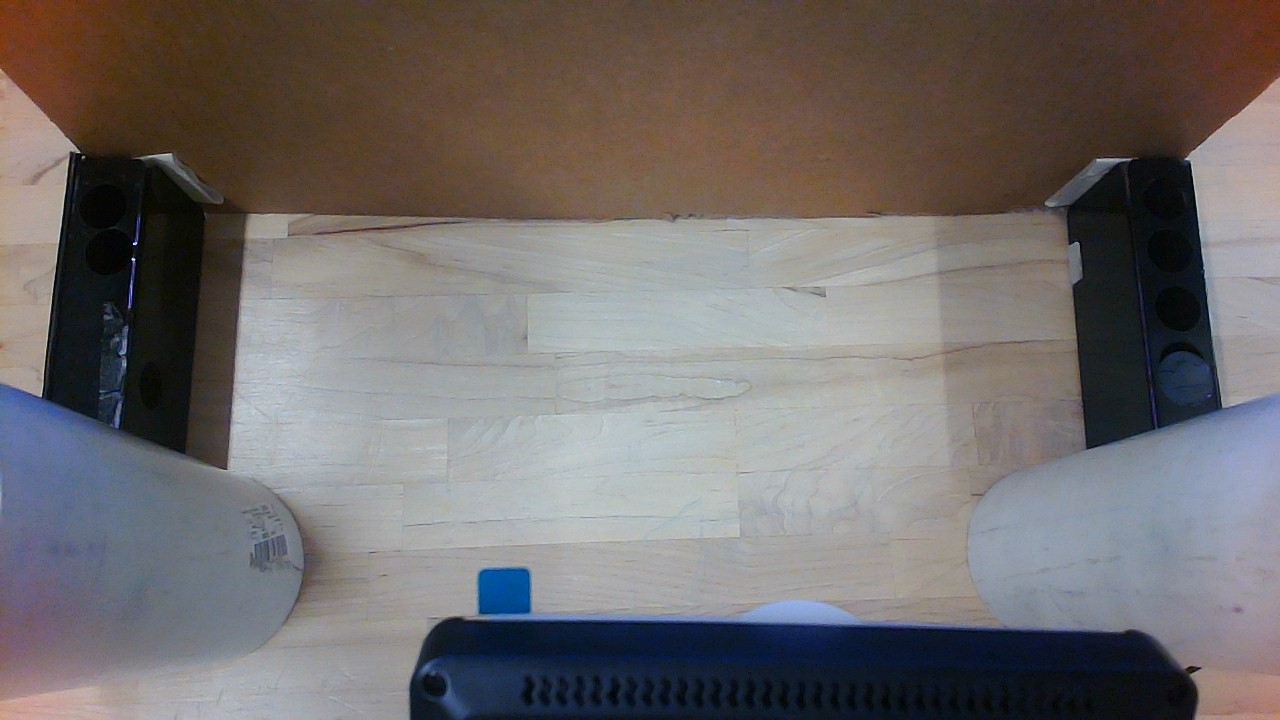
#> input picture test_images/black.jpg, 1280 x 720 px, given in place of the camera; the run also reads 1 picture not shown here
$ python TIC2023.py
#> lines starting #> are read from the running program, lines starting #| are printed output that depends on the picture; after the words box and inside, x2 and y2 are one past the last pixel; in counts of white or black regions, pixels touching at a corner belong together
import cv2
import numpy as np
import time
import math


# Change the frame settings and print results to console
#configure for live / not live
is_run_as_loop = True
pic_path = 'red2.jpg'


print (f"loop: {is_run_as_loop}")
looping = True

if is_run_as_loop:
    sleep_time = 0.2
else:
    sleep_time = 7


if is_run_as_loop:
    cap = cv2.VideoCapture(1)

    if not cap.isOpened():
        print("Cannot open camera")
        exit()

    print ("Changing frame settings:")
    print (cap.set(3, 1280.0))
    print (cap.set(4, 960.0))

# Run in a loop until the user decides to exit
while looping:
    # Capture frame-by-frame

    if is_run_as_loop:
        ret, frame = cap.read()
#> frame is the input picture: shape (720, 1280, 3); mean B, G, R 107.4, 108, 112.6
    else:
        looping = False
        ret = True
        frame = cv2.imread(pic_path,cv2.IMREAD_UNCHANGED)
    # If frame is read correctly ret is True
    if not ret:
        print("Can't receive frame (stream end?). Exiting ...")
        break

    black = cv2.imread("pure-white-background-85a2a7fd.jpg")

    newgray = cv2.cvtColor(frame, cv2.COLOR_BGR2GRAY)

    alpha = 3 # Contrast control
    beta = 5 # Brightness control

    # call convertScaleAbs function
    adjusted = cv2.convertScaleAbs(newgray, alpha=alpha, beta=beta)

    kernel = np.float32([[0,0,0],[-2,1,-1],[1.2,1.3,0.7]])
    img_out = cv2.filter2D(adjusted,-1,kernel)
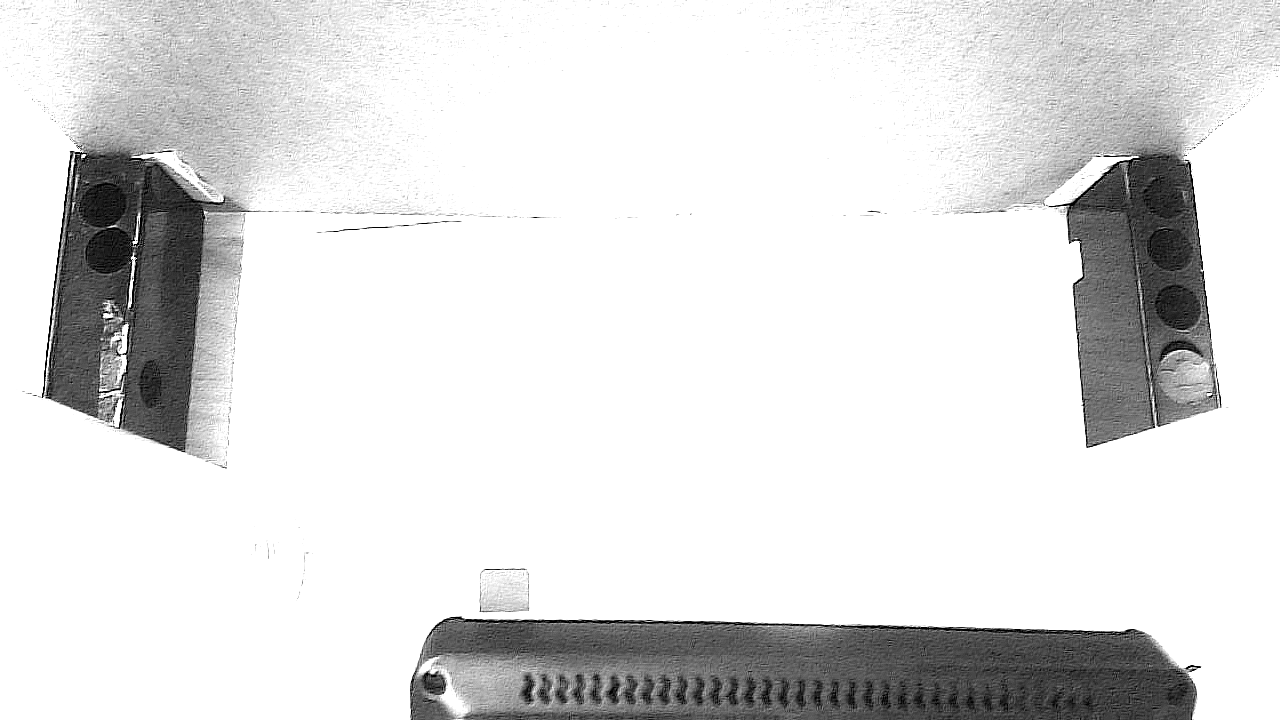
#> img_out: shape (720, 1280); min 0, max 255, mean 222.6

    thresh = cv2.adaptiveThreshold(adjusted, 255, cv2.ADAPTIVE_THRESH_MEAN_C,
                                cv2.THRESH_BINARY_INV, blockSize=15, C=9)
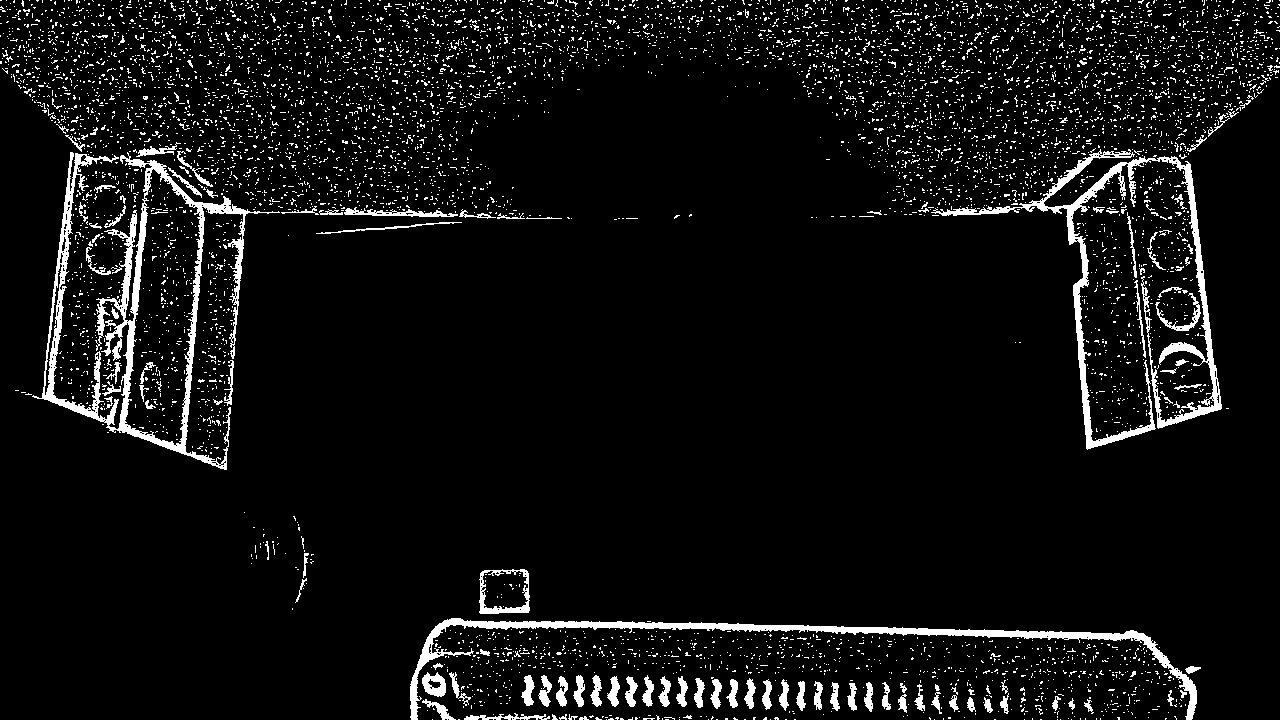
#> thresh: shape (720, 1280); 6.3% white; 6704 white regions (6570 under 20 px), largest, box (x1, y1, x2, y2) and area: (32, 152, 280, 470) 10023, (931, 149, 1222, 450) 7515, (410, 618, 1197, 720) 6256

    # Invert the binary image
    thresh = cv2.bitwise_not(thresh)
    kernel = np.ones((4,3), np.uint8)

    eroded_img = cv2.erode(thresh, kernel, iterations=6)
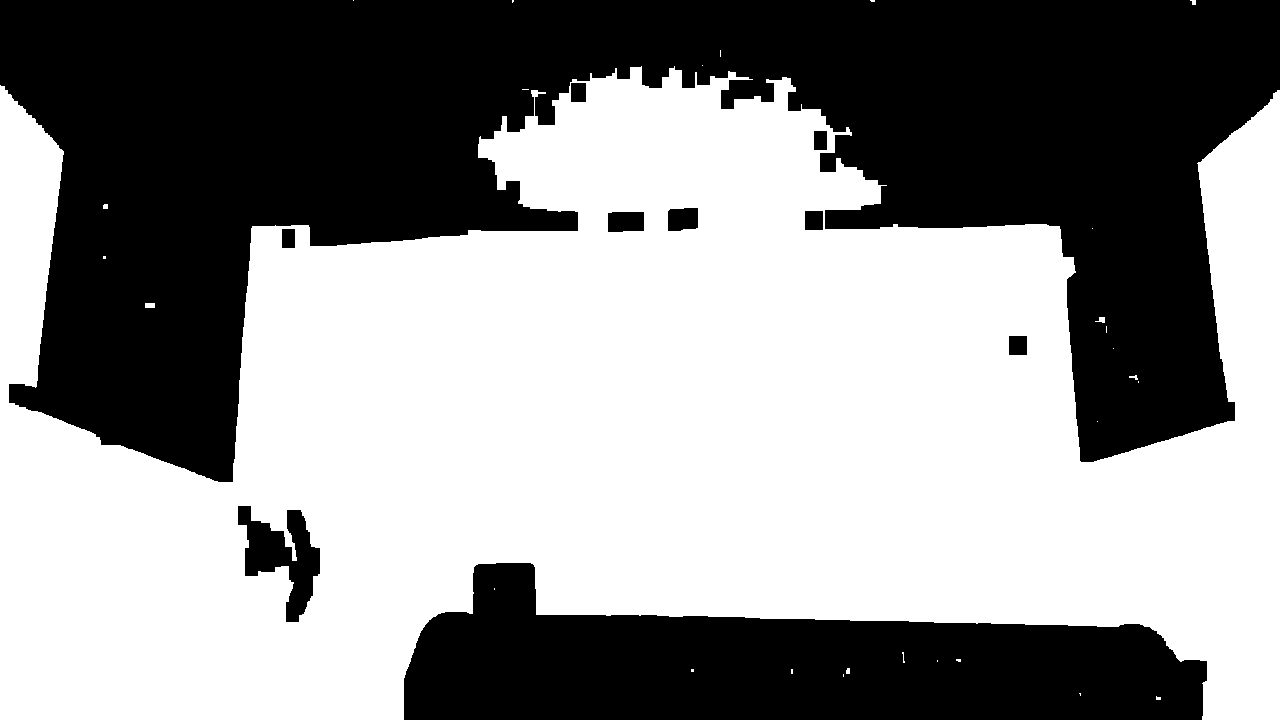
#> eroded_img: shape (720, 1280); 56.6% white; 10 black regions, largest, box (x1, y1, x2, y2) and area: (0, 0, 1280, 482) 311175, (404, 563, 1207, 720) 81291, (238, 506, 320, 622) 4488

    newdilated_img = cv2.dilate(thresh,kernel, iterations=1)
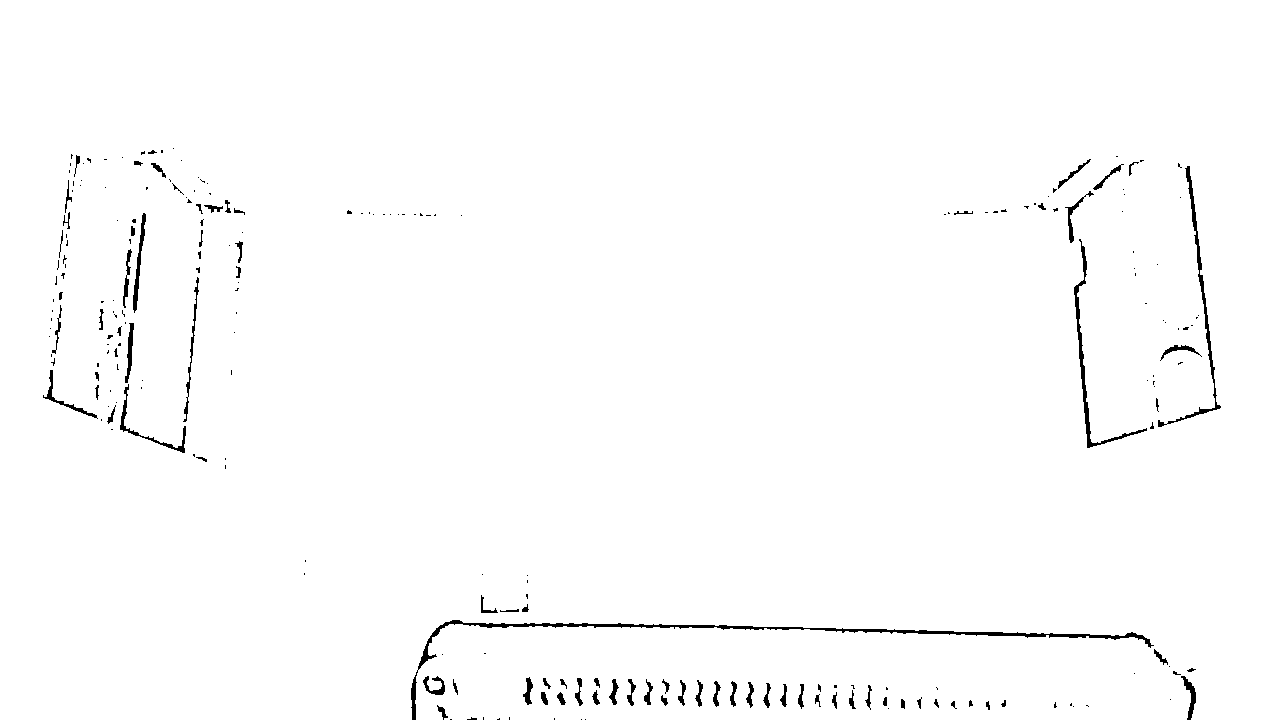
#> newdilated_img: shape (720, 1280); 98.8% white; 236 black regions (153 under 20 px), largest, box (x1, y1, x2, y2) and area: (411, 620, 1154, 720) 2567, (1158, 166, 1221, 427) 964, (1074, 239, 1147, 448) 921

    final_image = newdilated_img

    circles = cv2.HoughCircles(final_image, cv2.HOUGH_GRADIENT, dp=1, minDist=20, param1=10, param2=20, minRadius=10, maxRadius=40)
#> circles = None
    cnt = 0

    if circles is not None:
        circles = np.round(circles[0, :]).astype("int")
        for (x, y, r) in circles:
            is_overlapping = False
            for (x1, y1, r1) in circles:

                distance = math.sqrt((x - x1)**2 + (y - y1)**2)

                # Check if the circles overlap
                if is_overlapping or ((x1==x) and (y1==y) and (r1==r)):
                    continue
                elif distance < (r1 + r):
                    is_overlapping = True
                else:
                    continue
            if is_overlapping:
                g = 0
                red = 255
            else:
                g= 255
                red = 0

            cv2.circle(frame, (x, y), r, (0,g,red), 2)
            cnt += 1

    cv2.imshow('TIC', frame)

    # Break the loop on 'q' key press
    if cv2.waitKey(1) == ord('q'):
#> (key q is pressed here)
        break

    time.sleep(sleep_time)

# After the loop release the cap object
cap.release()
# Destroy all the windows
cv2.destroyAllWindows()
